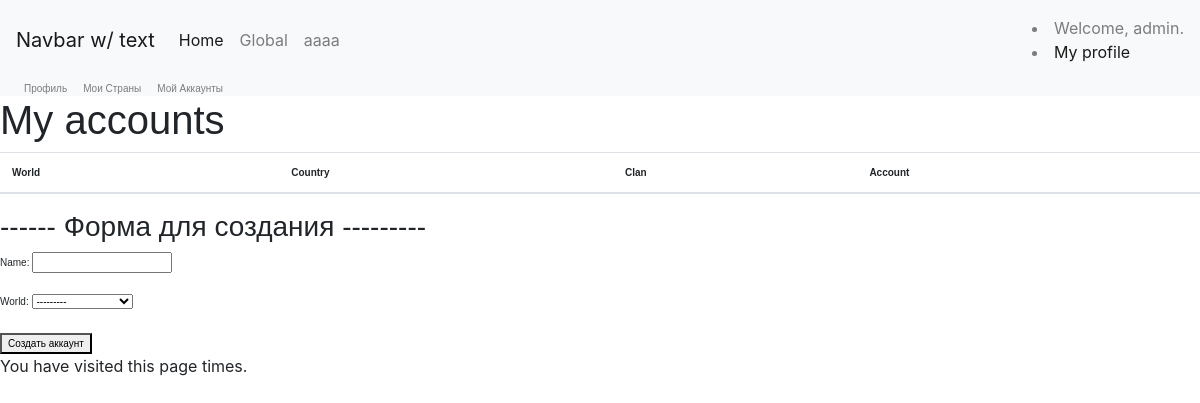
Page /account/ (signed in) on the earlier database version.
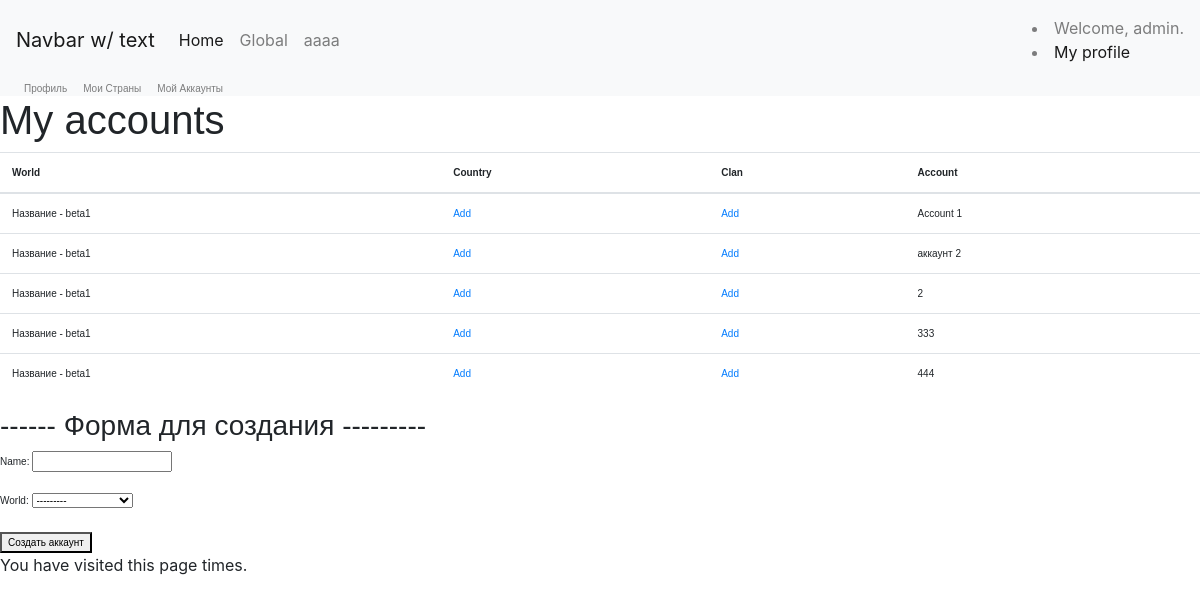
Same page on the later database version.
### structure/models.py (models this page shows, shortened)
class Customer_Account(models.Model):
    name = models.CharField(max_length=50)
    world = models.ForeignKey(World_version, on_delete=models.CASCADE)
    customer = models.ForeignKey(User, on_delete=models.CASCADE)

class World_version(models.Model):
    STATUS_OF_WORLD = (
        ('enable', '_enable'),
        ('disable', '_disable'),
        ('comingsoon', '_comingsoon'),
    )
    name = models.CharField(max_length=50)
    status_of_world = models.CharField(max_length=10, choices=STATUS_OF_WORLD)
    def __str__(self):
        return 'Название - {0}'.format(self.name)

### customer/views.py (the view)
# urls.py: url(r'^account/$', views.account_view, name='my_account'),
@csrf_exempt
def account_view(request):
    args = {}
    args['accounts'] = Customer_Account.objects.filter(customer = request.user.id)
    args['form'] = CreateAccountForm()
    return render(request, 'profile/account.html', args)

### structure/forms.py
class CreateAccountForm(forms.ModelForm):
    class Meta:
        model = Customer_Account
        fields = ['name', 'world']

### customer/templates/profile/account.html (shortened to what this page needs)
{% extends "base.html" %}
{% load static %}
{% block content %}
    {% include "profile/profile_nav_bar.html" %}
    <h1> My accounts</h1>
    <table class="table table-hover">
        <thead>
            <tr>
                <th scope="col">World</th>
                <th scope="col">Country</th>
                <th scope="col">Clan</th>
                <th scope="col">Account</th>
            </tr>
        </thead>
        <tbody>
            {% for item in accounts %}
                <tr>
                    <td> {{ item.world }} </td>
                    <td>  <a href=""> Add </a>  </td>
                    <td>  <a href=""> Add </a>  </td>
                    <td> {{ item.name }} </td>
                </tr>
            {% endfor %}
        </tbody>
    </table>
    <h3> ------ Форма для создания --------- </h3>
    <form action="/account/create/" method="post">
        {{ form.as_p }}
        <button type="submit">Создать аккаунт</button>
    </form>
{% endblock %}

Differences in the rows shown:
added Customer_Account: world "Название - beta1", name "Account 1"
added Customer_Account: world "Название - beta1", name "аккаунт 2"
added Customer_Account: world "Название - beta1", name "2"
added Customer_Account: world "Название - beta1", name "333"
added Customer_Account: world "Название - beta1", name "444"
